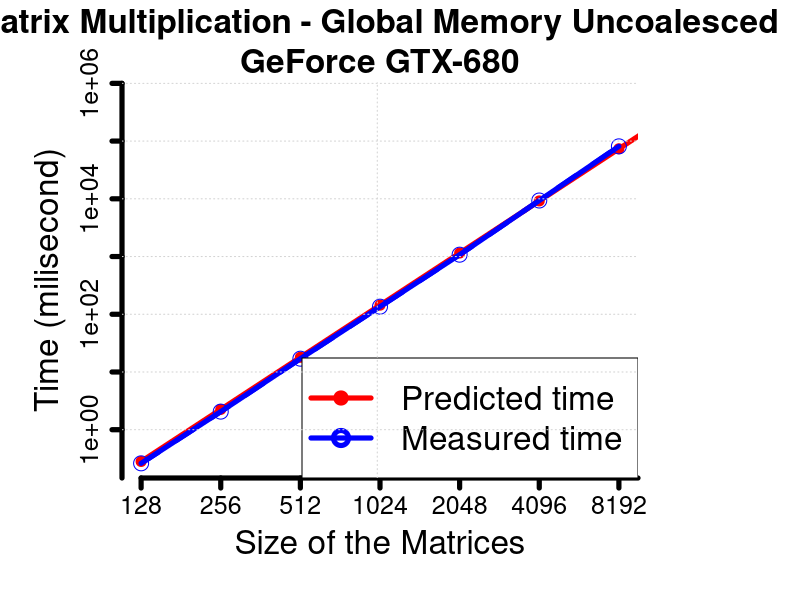
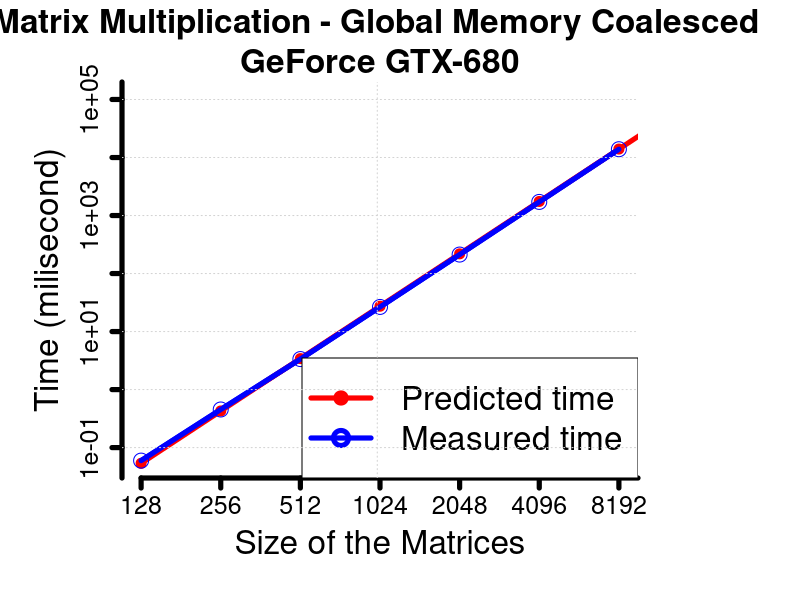
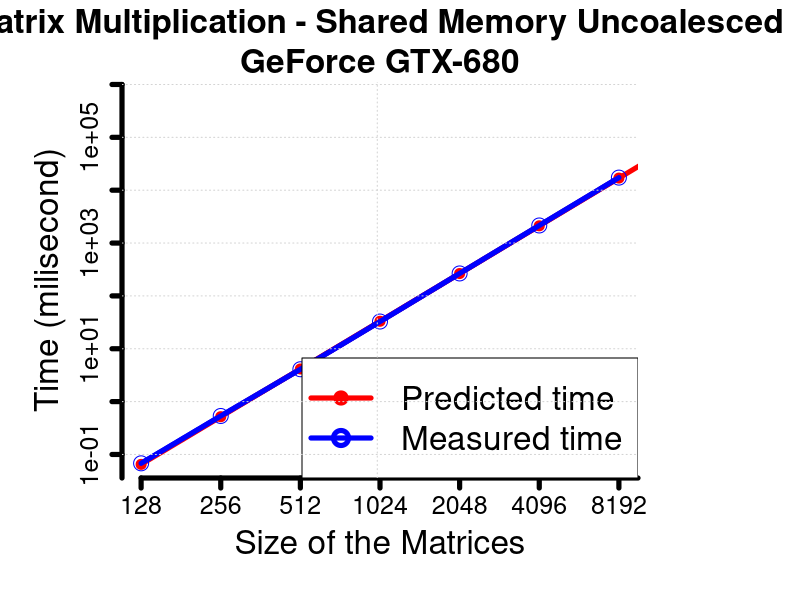
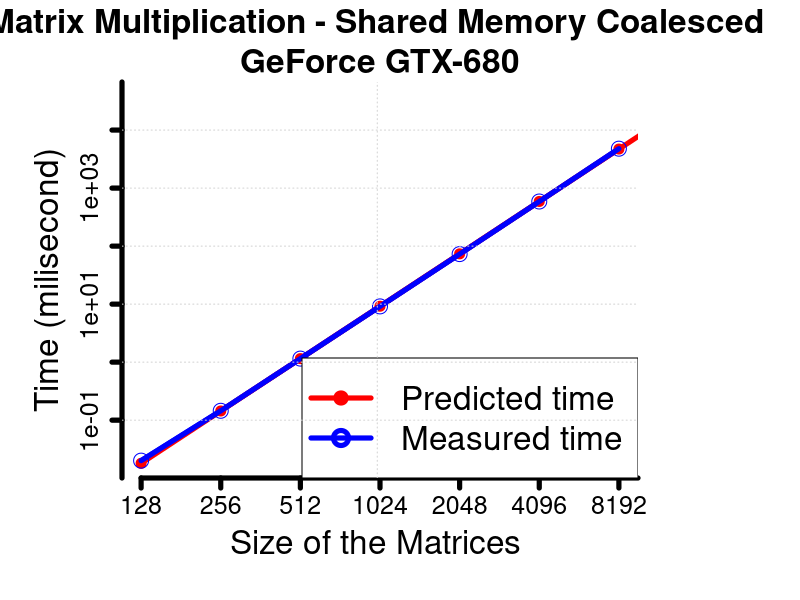
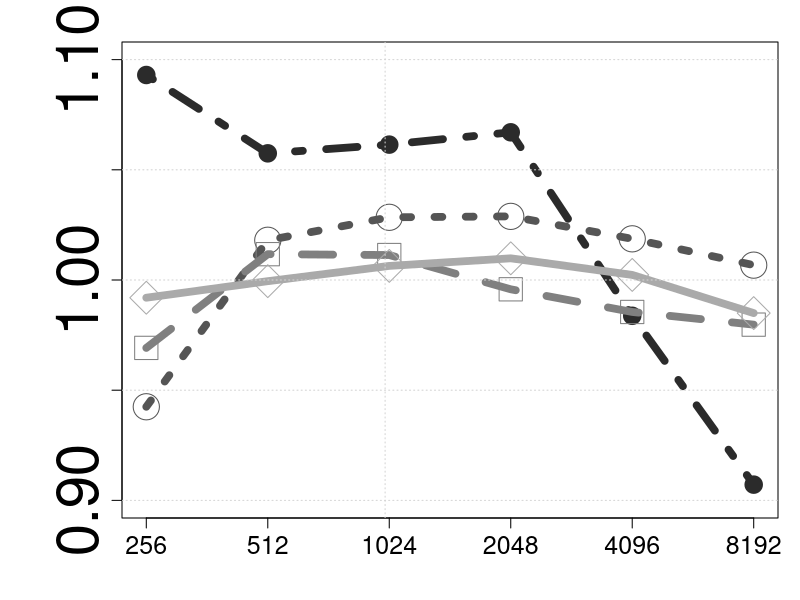

The R source for these figures, in order:
setwd("/home/marcos/Dropbox/Doctorate/Results/2015/BSPGPU/experiment/gtx-680/")

GPU <- "GeForce GTX-680"

# The palette of color
cbbPalette <- gray(1:4/6)#c("red", "blue", "darkgray", "orange","black","lightblue", "lightblue","violet")

matMulGmUnSP <- 0
matMulGmCoSP <- 0
matMulSmUnSP <- 0
matMulSmCoSP <- 0
SubSeqMax <- 0

temp <- as.matrix(read.table("./matMul-Gm-Un-SP.txt", sep="\t", header=F,fill = TRUE))
for (i in 1:7){
  matMulGmUnSP[i]<- mean(temp[i,1:10])
}

temp <- as.matrix(read.table("./matMul-Gm-SP.txt", sep="\t", header=F,fill = TRUE))
for (i in 1:7){
  matMulGmCoSP[i]<- mean(temp[i,1:10])
}


temp <- as.matrix(read.table("./matMul-Sm-Un-SP.txt", sep="\t", header=F,fill = TRUE))
for (i in 1:7){
  matMulSmUnSP[i]<- mean(temp[i,1:10])
}

temp <- as.matrix(read.table("./matMul-Sm-SP.txt", sep="\t", header=F,fill = TRUE))
for (i in 1:7){
  matMulSmCoSP[i]<- mean(temp[i,1:10])
}


temp <- as.matrix(read.table("./SubSeqMax.txt", sep="\t", header=F,fill = TRUE))
for (i in 1:12){
  SubSeqMax[i]<- mean(temp[i,1:10])
}


Nn <- 7:14;
N <- 2^Nn;

syzeBytes <- N*2*4; # Bytes
numberMultiplication <- N;
numberSumas <- N;

tileWidth <- 16;
threadsPerBlock <- tileWidth*tileWidth;

gridsizes <- as.integer((N +  tileWidth -1)/tileWidth);
blocknumber <- gridsizes*gridsizes
numberthreads <- threadsPerBlock * blocknumber;


PCoresNumber_GT630 <- 1536;
clockFrequency_GT630 <- 1058; # Mhz	
cycleMultiplicationKepler <- 16;
cycleSumKepler <- 4;
cycleFMA <- 2

memoryBusWidth_GT630 <- 256/8; # Bytes
memoryClockRate_GT630 <- 3004; # Mhz

latencySharedMemory <- 5; #Cycles per processor
latencyGlobalMemory <- latencySharedMemory* 100; #Cycles per processor

latencyL1 <- latencySharedMemory; #Cycles per processor
latencyL2 <- latencyGlobalMemory*0.5; #Cycles per processor


bandWidth_GT630 <-  memoryClockRate_GT630 * memoryBusWidth_GT630 *2; # MB/s
flopsTheoreticalpeaK_GT630 <- clockFrequency_GT630 * PCoresNumber_GT630; # Mflops/second


GDDR5SizeMB_GT630 <- 2048; # MB
L2CacheSize_GT630 <- 512; # Kb
sharedMemorySize_GT630 <- 48;  # Kb
L1CacheSizeKB_GT630 <- 16; # Kb
registersPerBlock_GT630 <- 64; # Kb


### BSP MULTILEVEL MEMORY

#Cycles operations per Threadoperation
tempOperationcycles <- ((numberMultiplication * cycleFMA) + (0 * cycleSumKepler)) * numberthreads;
# Miliseconds
timeComputationKernel <-  tempOperationcycles; 
# Miliseconds
#communicationLatencyKernel <- (syzeBytes + 16)*numberthreads/(bandWidth_GT630*10^6)*10^3; 
# Miliseconds

reads <- numberthreads*N*2

L1Effect <- 0
L2Effect <- 0.2*reads
W <- 4.15

CommGM <- ((numberthreads*N*2 - L1Effect - L2Effect + numberthreads)*latencyGlobalMemory + L1Effect*latencyL1 + L2Effect*latencyL2);

# MODEL Multi_BSP_GPUModelPredictionTime Miliseconds
timeKernel_GM_Un <- ( W^-1*(timeComputationKernel + CommGM)/(flopsTheoreticalpeaK_GT630*10^6))*10^3;

SpeedupMatMulGmUnSP_GT630 <- timeKernel_GM_Un[1:7]/matMulGmUnSP;

############ MatMul GLobal Memory UnCoalesced 

png(filename="./images/MatMul-Gm-Un-SP.png", width=1200, height=800)
par(mar=c(6, 6, 4, 8) + 0.1)
plot(N[1:7], matMulGmUnSP[1:7],type="l",log="xy", lty = 2, lwd=c(5,5), yaxt="n",xaxt="n", 
     ylim=c(min(matMulGmUnSP,timeKernel_GM_Un), c(max(matMulGmUnSP,timeKernel_GM_Un))), xlim=c(128, 8192), 
     col = "blue", ylab = "Time (milisecond)", xlab = "Size of the Matrices",  cex.lab=2,cex.main=2,
     main = paste("Matrix Multiplication - Global Memory Uncoalesced \n", GPU, sep =""), axes = FALSE);

lines(N, timeKernel_GM_Un, col = "red",lwd=c(5,5));
points(N, timeKernel_GM_Un, col = "red", type = "p",pch=20,cex = 2)

lines(N[1:7], matMulGmUnSP[1:7], col = "blue",lwd=c(5,5));
points(N[1:7], matMulGmUnSP, col = "blue", pch=21,cex = 2);

axis(1, at = c(N), labels = c(N), cex.axis = 1.5,lwd=c(5,5))

y <- floor(log10(range(matMulGmUnSP,timeKernel_GM_Un)))
pow <- seq(y[1], y[2]+1);
axis(2, 10^pow, cex.axis = 1.5,lwd=c(5,5));

legend('bottomright', c("Predicted time","Measured time"), 
       lty=1, col=c("red","blue"), pch=c(20,21), lwd=c(5,5), cex=2)

grid()
dev.off()



############ MatMul GLobal Memory Coalesced #################
L1Effect <- 0
L2Effect <- 0.02*reads
W <- 24

CommGM <- ((numberthreads*N*2 - L1Effect - L2Effect + numberthreads)*latencyGlobalMemory + L1Effect*latencyL1 + L2Effect*latencyL2);

# MODEL Multi_BSP_GPUModelPredictionTime Miliseconds
timeKernel_GM_Co <- ( W^-1*(timeComputationKernel + CommGM)/(flopsTheoreticalpeaK_GT630*10^6))*10^3;

SpeedupMatMulGmCoSP_GT630 <- timeKernel_GM_Co[1:7]/matMulGmCoSP;

png(filename="./images/MatMul-Gm-Co-SP.png", width=1200, height=800)
par(mar=c(6, 6, 4, 8) + 0.1)
plot(N[1:7], matMulGmCoSP[1:7],type="l",log="xy", lty = 1, lwd=c(5,5), yaxt="n",xaxt="n", 
     ylim=c(min(matMulGmCoSP,timeKernel_GM_Co), c(max(matMulGmCoSP,timeKernel_GM_Co))), xlim=c(128, 8192), 
     col = "blue", ylab = "Time (milisecond)", xlab = "Size of the Matrices",  cex.lab=2,cex.main=2,
     main = paste("Matrix Multiplication - Global Memory Coalesced \n", GPU, sep =""), axes = FALSE);

lines(N, timeKernel_GM_Co, col = "red",lwd=c(5,5));
points(N, timeKernel_GM_Co, col = "red", type = "p",pch=20,cex = 2)

lines(N[1:7], matMulGmCoSP[1:7], col = "blue",lwd=c(5,5));
points(N[1:7], matMulGmCoSP, col = "blue", pch=21,cex = 2);

axis(1, at = c(N), labels = c(N),cex.axis = 1.5,lwd=c(5,5))

y <- floor(log10(range(matMulGmCoSP,timeKernel_GM_Co)))
pow <- seq(y[1], y[2]+1);
axis(2, 10^pow, cex.axis = 1.5,lwd=c(5,5));

legend('bottomright', c("Predicted time","Measured time"), 
       lty=1, col=c("red","blue"), pch=c(20,21), lwd=c(5,5), cex=2)
grid()
dev.off()


############ MatMul Shared Memory Un-Coalesced #################
L1Effect <- 0
L2Effect <- 0.02*reads
W <- 20

CommGM <- ((numberthreads*N*2 - L1Effect - L2Effect + numberthreads)*latencyGlobalMemory + L1Effect*latencyL1 + L2Effect*latencyL2);
CommSM <- (numberthreads*N*2 + numberthreads)*latencySharedMemory

# MODEL Multi_BSP_GPUModelPredictionTime Miliseconds
timeKernel_SM_Un <- ( W^-1*(timeComputationKernel + CommGM + CommSM)/(flopsTheoreticalpeaK_GT630*10^6))*10^3;

SpeedupMatMulSmUnSP_GT630 <- timeKernel_SM_Un[1:7]/matMulSmUnSP;

png(filename="./images/MatMul-Sm-Un-SP.png", width=1200, height=800)
par(mar=c(6, 6, 4, 8) + 0.1)
plot(N[1:7], matMulSmUnSP[1:7],type="l",log="xy", lty = 1, lwd=c(5,5), yaxt="n",xaxt="n", 
     ylim=c(min(matMulSmUnSP,timeKernel_GM_Un), c(max(matMulSmUnSP,timeKernel_GM_Un))), xlim=c(128, 8192), 
     col = "blue", ylab = "Time (milisecond)", xlab = "Size of the Matrices",  cex.lab=2,cex.main=2,
     main = paste("Matrix Multiplication - Shared Memory Uncoalesced \n", GPU, sep =""), axes = FALSE);

lines(N, timeKernel_SM_Un, col = "red",lwd=c(5,5));
points(N, timeKernel_SM_Un, col = "red", type = "p",pch=20,cex = 2)

lines(N[1:7], matMulSmUnSP[1:7], col = "blue",lwd=c(5,5));
points(N[1:7], matMulSmUnSP, col = "blue", pch=21,cex = 2);

axis(1, at = c(N), labels = c(N), cex.axis = 1.5,lwd=c(5,5))

y <- floor(log10(range(matMulSmUnSP,timeKernel_SM_Un)))
pow <- seq(y[1], y[2]+1);
axis(2, 10^pow, cex.axis = 1.5,lwd=c(5,5));

legend('bottomright', c("Predicted time","Measured time"), 
       lty=1, col=c("red","blue"), pch=c(20,21), lwd=c(5,5), cex=2)
grid()
dev.off()


############ MatMul Shared Memory Coalesced #################
L1Effect <- 0
L2Effect <- 0.02*reads
W <- 72

CommGM <- ((numberthreads*N*2 - L1Effect - L2Effect + numberthreads)*latencyGlobalMemory + L1Effect*latencyL1 + L2Effect*latencyL2);
CommSM <- ((numberthreads*N*2 + numberthreads)*latencySharedMemory)

# MODEL Multi_BSP_GPUModelPredictionTime Miliseconds
timeKernel_SM_Co <- ( W^-1*(timeComputationKernel + CommGM + CommSM)/(flopsTheoreticalpeaK_GT630*10^6))*10^3;

SpeedupMatMulSmCoSP_GT630 <- timeKernel_SM_Co[1:7]/matMulSmCoSP;

png(filename="./images/MatMul-Sm-Co-SP.png", width=1200, height=800)
par(mar=c(6, 6, 4, 8) + 0.1)
plot(N[1:7], matMulSmCoSP[1:7],type="l",log="xy", lty = 1, lwd=c(5,5), yaxt="n",xaxt="n", 
     ylim=c(min(matMulSmCoSP,timeKernel_SM_Co), c(max(matMulSmCoSP,timeKernel_SM_Co))), xlim=c(128, 8192), 
     col = "blue", ylab = "Time (milisecond)", xlab = "Size of the Matrices ",  cex.lab=2,cex.main=2,
     main = paste("Matrix Multiplication - Shared Memory Coalesced \n", GPU, sep =""), axes = FALSE);

lines(N, timeKernel_SM_Co, col = "red",lwd=c(5,5));
points(N, timeKernel_SM_Co, col = "red", type = "p",pch=20,cex = 2)

lines(N[1:7], matMulSmCoSP[1:7], col = "blue",lwd=c(5,5));
points(N[1:7], matMulSmCoSP, col = "blue", pch=21,cex = 2);

axis(1, at = c(N), labels = c(N), cex.axis = 1.5,lwd=c(5,5))

y <- floor(log10(range(matMulSmCoSP,timeKernel_SM_Un)))
pow <- seq(y[1], y[2]+1);
axis(2, 10^pow, cex.axis = 1.5,lwd=c(5,5));

legend('bottomright', c("Predicted time","Measured time"), 
       lty=1, col=c("red","blue"), pch=c(20,21), lwd=c(5,5), cex=2)
grid()
dev.off()


############ Difference between predicted and measured Time Matrix Multiplication ##############
dataN <- 2:7
png(filename="./images/speedup-MatMul.png", width=800, height=600)
par(mar=c(4, 6, 2, 1) + 0.1)

plot(N[dataN], SpeedupMatMulGmUnSP_GT630[dataN], type="l",  log="x",axes = TRUE, xaxt="n", lty = 4, lwd=c(7.5,7.5), 
     ylim=c(0.9, 1.1), xlim=c(256, 8192),
     col=cbbPalette[1], ylab = " ", main=" ", cex.axis=3.5, cex.lab=3.5, cex.main=3.5,
     xlab = " ");

points(N[dataN], SpeedupMatMulGmUnSP_GT630[dataN], col = cbbPalette[1], pch=20,cex = 3.5)

lines(N[dataN], SpeedupMatMulGmCoSP_GT630[dataN], col = cbbPalette[2],lwd=c(7.5,7.5), lty = 3);
points(N[dataN], SpeedupMatMulGmCoSP_GT630[dataN], col = cbbPalette[2], pch=21,cex = 3.5)

lines(N[dataN], SpeedupMatMulSmUnSP_GT630[dataN], col = cbbPalette[3],lwd=c(7.5,7.5), lty = 2);
points(N[dataN], SpeedupMatMulSmUnSP_GT630[dataN], col = cbbPalette[3], pch=22,cex = 3.5)

lines(N[dataN], SpeedupMatMulSmCoSP_GT630[dataN], col = cbbPalette[4],lwd=c(7.5,7.5), lty = 1);
points(N[dataN], SpeedupMatMulSmCoSP_GT630[dataN], col = cbbPalette[4], pch=23,cex = 3.5)

axis(1, at = c(N[dataN]), labels = c(N[dataN]), cex.axis = 1.5)
#axis(2, at=c(SpeedupMatMulGmUnSP_GT630), cex.axis = 1.5);
grid()
# legend('bottom', 
#        lty = c(4:1), col=c(cbbPalette[1:4]), pch=c(20:23), lwd=c(7.5,7.5), cex=2.75, ncol=2,bty ="n",
#        legend=c("Optimization (#1)","Optimization (#2)","Optimization (#3)","Optimization (#4)"))
dev.off()
